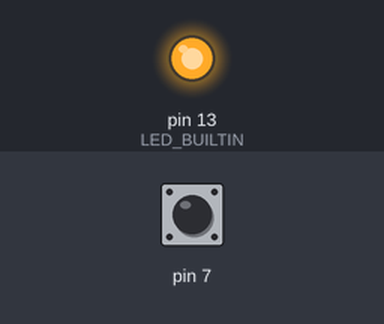
Bench run of a sketch on a simulated Arduino Uno, built with avr-gcc and run on an emulated ATmega328P. Shown: output pins drawn as LEDs (lit = HIGH). The inputs (shaded band) are chosen by the test bench; at power-on: pin 7 HIGH. What the sketch prints to the serial monitor is not drawn.

Above: at 1.2 s.
1.3 s: pin 7 pulled LOW for 0.15 s
At 1.38 s:
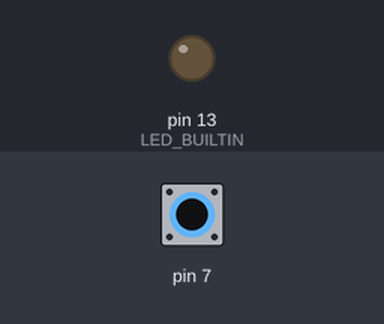
2.9 s: pin 7 pulled LOW for 3.2 s
At 6.8 s:
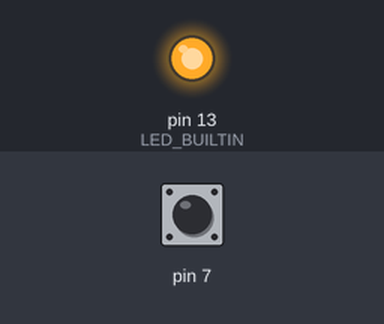
Timing chart, 0 to 8.3 s (numbered marks = the images above; inputs shaded):
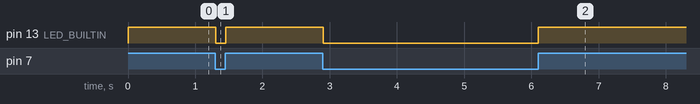

The sketch:

arduino_2.ino
```cpp
void setup() {
  Serial.begin(9600);
  pinMode(7, INPUT_PULLUP);
  pinMode(LED_BUILTIN, OUTPUT);
}

void loop() {
  int sensorVal = digitalRead(7);

  Serial.println(sensorVal);

  if (sensorVal == HIGH) {
    digitalWrite(LED_BUILTIN, HIGH);
  }
  else {
    digitalWrite(LED_BUILTIN, LOW);
  }
}
```

Measured:
- after the input at 1.3 s, pin 13 (LED_BUILTIN): HIGH → LOW at once, → HIGH 0.15 s later
- after the input at 2.9 s, pin 13 (LED_BUILTIN): HIGH → LOW at once, → HIGH 3.2 s later
